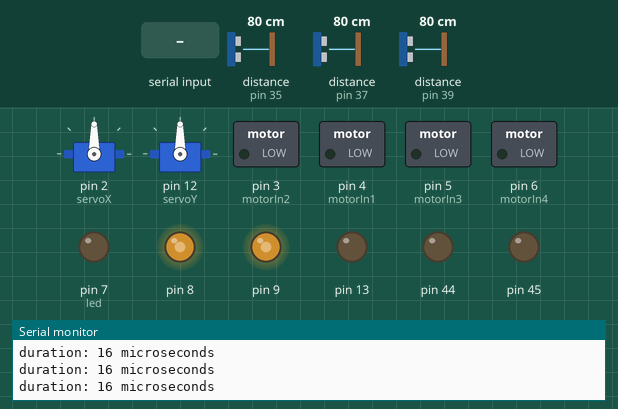
A sketch run on a simulated Arduino Mega 2560, built with avr-gcc and run on an emulated ATmega2560. Parts: 2 × servo, switched loads named in the sketch (green lamp = pin HIGH), output pins drawn as LEDs (lit = HIGH), the last lines printed to the serial monitor. Dashed ring = blinking. Inputs (shaded band) come from the test bench; at power-on: distance to the obstacle (sensors on pin 35, pin 37, pin 39) 80 cm. The echo pulse lasts 58.3 µs per cm.

Above: at 1.2 s.
1.3 s: "a" received over the second serial link
At 1.6 s:
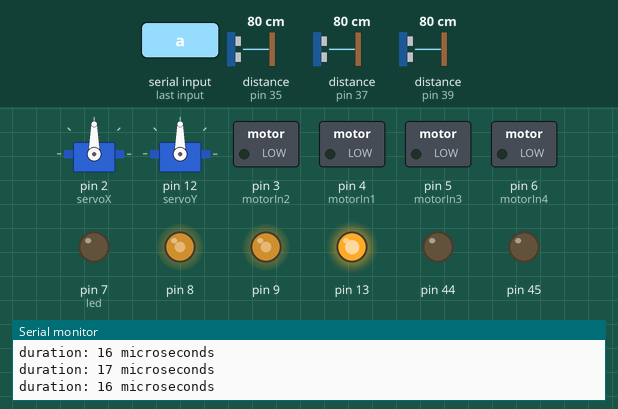
2.8 s: distance to the obstacle (sensor on pin 35) set to 12 cm
5.8 s: distance to the obstacle (sensor on pin 35) set to 9 cm
At 6.6 s:
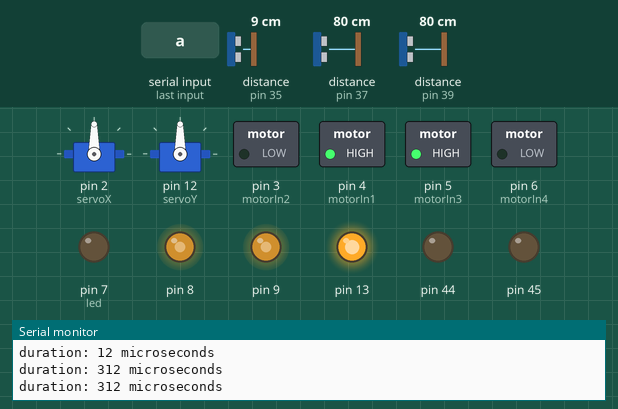
7.3 s: distance to the obstacle (sensor on pin 37) set to 12 cm
8.8 s: distance to the obstacle (sensor on pin 37) set to 9 cm
At 9.07 s:
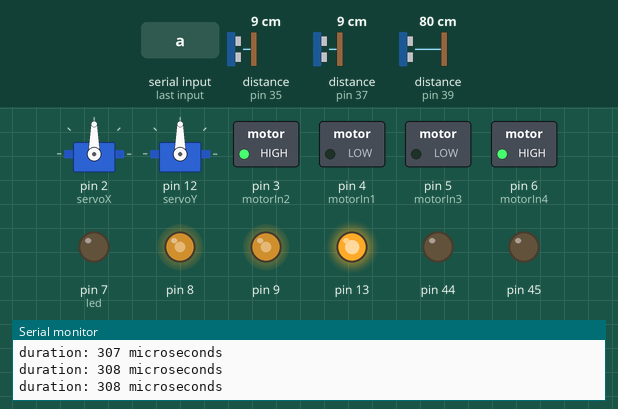
11.8 s: "b" received over the second serial link
At 13.02 s:
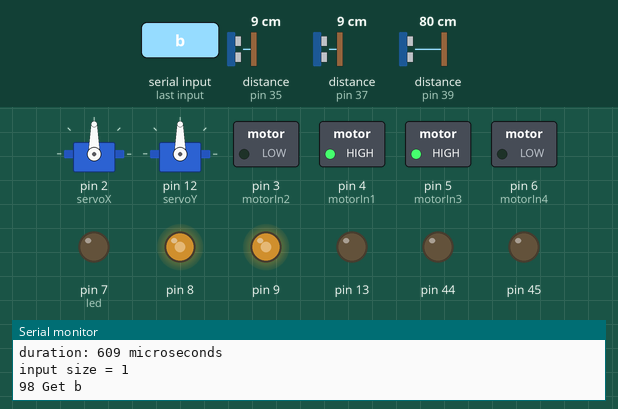
Timing chart, 0 to 15.8 s (numbered marks = the images above; inputs shaded):
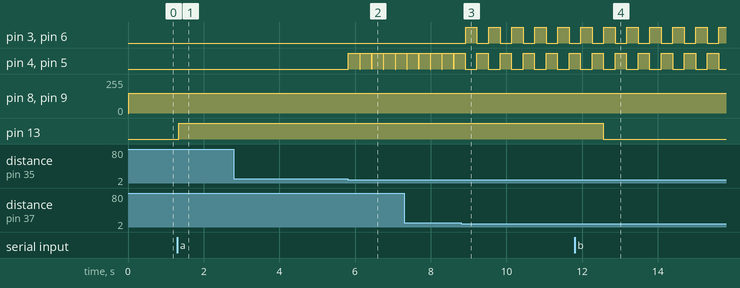

Measured:
- the behaviour switches between 11 and 10 cm on distance to the obstacle (sensor on pin 35) (found by bisection; images 1 and 2)
- the behaviour switches between 11 and 10 cm on distance to the obstacle (sensor on pin 37) (found by bisection; images 2 and 3)
- after the input at 1.3 s, pin 13: LOW → HIGH at once
- after the input at 5.8 s, pin 4 (motorIn1), pin 5 (motorIn3): alternates HIGH for 0.30 s and LOW for 0.01 s, starting at once
- after the input at 8.8 s, pin 3 (motorIn2), pin 6 (motorIn4): alternates HIGH for 0.30 s and LOW for 0.31 s, starting after 0.12 s; pin 4 (motorIn1), pin 5 (motorIn3): alternates HIGH for 0.30 s and LOW for 0.31 s, starting after 0.42 s
- after the input at 11.8 s, pin 13: HIGH → LOW after 0.76 s

The sketch:

BTCar_last.ino
```cpp
#include <SoftwareSerial.h>
#include <Wire.h>//引用二個函式庫SoftwareSerial及Wire
#include <Servo.h>
#include <Ultrasonic.h>

#define TRIGGER_PIN1  38
#define ECHO_PIN1     39
#define TRIGGER_PIN2  34
#define ECHO_PIN2     35
#define TRIGGER_PIN3  36
#define ECHO_PIN3     37
#define dis           10
unsigned long startTime;                 // 按鈕被按下的起始時間
unsigned long duration;                  // 持續時間

SoftwareSerial I2CBT(10,11);//定義PIN10及PIN11分別為RX及TX腳位
//伺服馬達
Servo servoX, servoY;
int valX, posX=1450; // 暫存類比輸入值的變數
int valY, posY=1450;
//直流馬達
const int motorIn1 = 4;
const int motorIn2 = 3;
const int motorIn3 = 5;
const int motorIn4 = 6;
//const int ena = 9;
//int s=150;
const int led = 7;
Ultrasonic ultrasonic1(TRIGGER_PIN1, ECHO_PIN1);
Ultrasonic ultrasonic2(TRIGGER_PIN2, ECHO_PIN2);
Ultrasonic ultrasonic3(TRIGGER_PIN3, ECHO_PIN3);

void setup() {
   Serial.begin(9600); //Arduino起始鮑率：9600
   I2CBT.begin(9600);
//藍牙鮑率：57600(注意！每個藍牙晶片的鮑率都不太一樣，請務必確認
   pinMode(13, OUTPUT);  //設定 pin13 為輸出，LED就接在這
  //伺服馬達
  servoX.attach(2,500, 2400); // 設定伺服馬達的接腳
  servoY.attach(12,500, 2400);
  servoX.write(90); // 一開始先置中90度 180
  servoY.write(90); // 一開始先置中90度   0
  //直流馬達
  pinMode(motorIn1, OUTPUT);
  pinMode(motorIn2, OUTPUT);
  pinMode(motorIn3, OUTPUT);
  pinMode(motorIn4, OUTPUT);
  pinMode(44, OUTPUT);
  pinMode(45, OUTPUT);
  //pinMode(8, OUTPUT);
  pinMode(7, OUTPUT);
}

void loop() {
  byte cmmd[20];
  int insize;
  //analogWrite(9, 150);//速度設定
  digitalWrite(led,LOW);
  //預設刷頭 關
  while(1){
    startTime = millis();// 記錄按鈕被按下的起始時間
    sonic();
    duration = millis() - startTime;// 計算按鈕被按了多久
    Serial.print("duration: ");              // 印出 duration 的內容
    Serial.print(duration);
    Serial.println(" microseconds");

    analogWrite(9, 150);//速度設定
    analogWrite(8, 150);//速度設定
    if ((insize=(I2CBT.available()))>0){  //讀取藍牙訊息
    sonic();
      Serial.print("input size = ");
      Serial.println(insize);
      for (int i=0; i<insize; i++){
        Serial.print(cmmd[i]=char(I2CBT.read()));
        Serial.print(" ");
      }//此段請參考上一篇解釋
    }
    switch (cmmd[0]) { //讀取第一個字
        case 97: //97為"a"的ASCII CODE
           digitalWrite(13,HIGH);  //點亮LED
           break;

        case 98://98為"b"的ASCII CODE
           Serial.println("Get b");
           digitalWrite(13,LOW);   //熄滅LED
           break;
        case 101://101為"e"的ASCII CODE
           //Serial.println("Get b");
           digitalWrite(7,HIGH);   //點亮照明LED
           break;
        case 100://100為"d"的ASCII CODE
           //Serial.println("Get b");
           digitalWrite(7,LOW);   //熄滅照明LED
           break;
       case 102://102為"f"的ASCII CODE
           forward();
           break;
       case 115://115為"s"的ASCII CODE
           stops();
           break;
       case 107://107為"k"的ASCII CODE b:98
           backward();
           break;
       case 114://114為"r"的ASCII CODE
           right();
           break;
       case 108://108為"l"的ASCII CODE
           left();
           break;
       case 119://119為"w"的ASCII CODE
           /*posX=posX+20;
           if(posX>=2400){
              posX=2400;
           }
           servoX.writeMicroseconds(posX);*/
           servoX.write(75);
           servoY.write(105);
           break;
       case 120://120為"x"的ASCII CODE
           /*posX=posX-20;
           if(posX<=500){
             posX=500;
           }
           servoX.writeMicroseconds(posX);*/
           servoX.write(140);
           servoY.write(50);
           break;
       /*case 121://121為"y"的ASCII CODE
           /*posY=posY+20;
           if(posY>=2400){
              posY=2400;
           }
           servoY.writeMicroseconds(posY);
           servoX.write(180);
           servoY.write(0);
           break;
       case 122://122為"z"的ASCII CODE
           /*posY=posY-20;
           if(posY<=500){
             posY=500;
           }
           servoY.writeMicroseconds(posY);
           servoX.write(0);
           servoY.write(180);
           break;
           */
        case 111://111為"o"的ASCII CODE
           //turn on
           digitalWrite(44,HIGH);
           digitalWrite(45,HIGH);
           break;
        case 99://9為"c"的ASCII CODE
           //turn off
           digitalWrite(44,LOW);
           digitalWrite(45,LOW);
           break;
    } //Switch
  } //while
}//loop

void forward()
{
  analogWrite(9, 150);
  analogWrite(8, 150);
  digitalWrite(motorIn1, HIGH);
  digitalWrite(motorIn2, LOW);
  digitalWrite(motorIn3, HIGH);
  digitalWrite(motorIn4, LOW);
}

void backward()
{
  analogWrite(9, 150);
  analogWrite(8, 150);
  digitalWrite(motorIn1, LOW);
  digitalWrite(motorIn2, HIGH);
  digitalWrite(motorIn3, LOW);
  digitalWrite(motorIn4, HIGH);
}

// Let right motor keep running, but stop left motor
void right()
{
  analogWrite(9, 120);
  digitalWrite(motorIn1, HIGH);
  digitalWrite(motorIn2, LOW);
  digitalWrite(motorIn3, LOW);
  digitalWrite(motorIn4, LOW);
}

// Let left motor keep running, but stop right motor
void left()
{
  analogWrite(9, 120);
  digitalWrite(motorIn1, LOW);
  digitalWrite(motorIn2, LOW);
  digitalWrite(motorIn3, HIGH);
  digitalWrite(motorIn4, LOW);
}
void stops()
{
  digitalWrite(motorIn1, LOW);
  digitalWrite(motorIn2, LOW);
  digitalWrite(motorIn3, LOW);
  digitalWrite(motorIn4, LOW);
}
void sonic(){
  //int i=0;
  float cmMsec1, inMsec1;
  float cmMsec2, inMsec2;
  float cmMsec3, inMsec3;
  long microsec1 = ultrasonic1.timing();
  long microsec2 = ultrasonic2.timing();
  long microsec3 = ultrasonic3.timing();

  cmMsec1 = ultrasonic1.convert(microsec1, Ultrasonic::CM);
  cmMsec2 = ultrasonic2.convert(microsec2, Ultrasonic::CM);
  cmMsec3 = ultrasonic3.convert(microsec3, Ultrasonic::CM);
  /*
  Serial.print("First MS: ");
  Serial.print(microsec1);
  Serial.print(", CM: ");
  Serial.print(cmMsec1);
  Serial.println( );

  Serial.print("Second MS: ");
  Serial.print(microsec2);
  Serial.print(", CM: ");
  Serial.print(cmMsec2);
  Serial.println( );

  Serial.print("Third MS: ");
  Serial.print(microsec3);
  Serial.print(", CM: ");
  Serial.print(cmMsec3);
  Serial.println( );
  */
  if(cmMsec1<=dis&&cmMsec1!=0){//左邊超音波
    backward();
    delay(300);
    stops();
    right();
    //delay(300);
    stops();
  }
  if(cmMsec3<=dis&&cmMsec3!=0){//右邊超音波
    backward();
    delay(300);
    stops();
    left();
    //delay(300);
    stops();
  }
  if(cmMsec2<=dis&&cmMsec2!=0){//後面超音波
    forward();
    delay(300);
    stops();
  }
}
```
